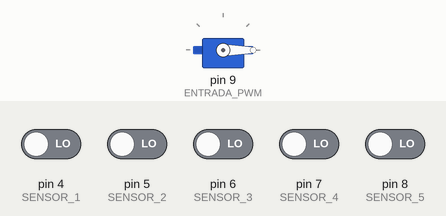
Simulated run of this sketch. Board: Arduino Uno, built with avr-gcc and run on an emulated ATmega328P. On the bench: servo. The inputs (shaded band) are chosen by the test bench; at power-on: pin 4 (SENSOR_1), pin 5 (SENSOR_2), pin 6 (SENSOR_3), pin 7 (SENSOR_4), pin 8 (SENSOR_5) LOW.

Above: at 2.05 s.
At 20.95 s:
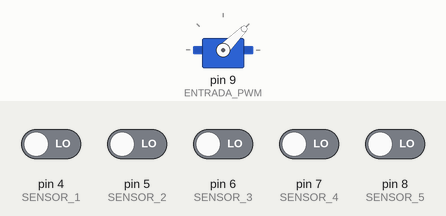
Timing chart, 0 to 30.6 s (numbered marks = the images above):
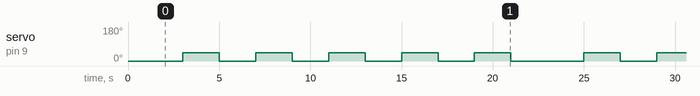

Measured:
- by itself, servo on pin 9 (ENTRADA_PWM): repeats every 22.0 s: 4 × (0° 2.0 s, 45° 2.0 s), 0° 4.0 s, 45° 2.0 s

The sketch:

servo_ponte_h.ino
```cpp
#include <Servo.h>
#include <SPI.h>
#include <Ethernet.h>

//define
#define SENSOR_1 4 // ração
#define SENSOR_2 5 // ração
#define SENSOR_3 6 // ração
#define SENSOR_4 7 // ração
#define SENSOR_5 8 // presença
#define ENTRADA_PWM 9 //servo (pwm)

//variaveis globais
Servo servo_pote; //Servo instalado no pote
int sensor1 = 0, sensor2 = 0, sensor3 = 0, sensor4 = 0, sensor5 = 0; //Leitura dos sensores
String readString;

//Informacoes de endereco IP, gateway, mascara de rede
byte mac[] = { 0xA4, 0x28, 0x72, 0xCA, 0x55, 0x2F };
byte ip[] = { 192, 168, 0, 160 };
byte gateway[] = { 192, 168, 0, 1 };
byte subnet[] = { 255, 255, 255, 0 };
EthernetServer server(80);

void setup() {
  //Servo
  servo_pote.attach(ENTRADA_PWM);  // Pino 9 (PWM) destinado ao servo
  servo_pote.write(0); //Posição inicial do servo

  //Sensores
  pinMode(SENSOR_1,INPUT); //seta sensores
  pinMode(SENSOR_2,INPUT);
  pinMode(SENSOR_3,INPUT);
  pinMode(SENSOR_4,INPUT);
  pinMode(SENSOR_5,INPUT);

  //Inicializa Ethernet Shield
  Ethernet.begin(mac, ip, gateway, subnet);
  server.begin();

  delay(2000);
}

//Rotina de acionamento do servo
void aciona_servo(boolean turn){
  if(turn){
    //Rotaciona o pote
      servo_pote.write(45);
      delay(2000);
      //Para a rotação
      servo_pote.write(0);
      delay(2000);
  }else{
    //Para a rotação
    servo_pote.write(0);
  }
}

//Rotina do monitoramento de status dos sensores
void sensors_to_servo(){
  int r[5],i;
  r[0] = digitalRead(SENSOR_1);
  r[1] = digitalRead(SENSOR_2);
  r[2] = digitalRead(SENSOR_3);
  r[3] = digitalRead(SENSOR_4);
  r[4] = digitalRead(SENSOR_5);

  for(i=0; i<5; i++){
    if(r[i] = HIGH) aciona_servo(true);
    else aciona_servo(false);
  }

}

//Comunicação com Website do SmartPetBowl
void web_client_ethernetShield(){
  EthernetClient client = server.available();
  if (client) {
    while (client.connected())
    {
      if (client.available())
      {
        char c = client.read();
        if (readString.length() < 100) {
          readString += c;
        }
        if (c == '\n')
        {
          //Controle do servo motor do pote
          if (readString.indexOf("?abrir") > 0) aciona_servo(true); //Liga o servo

          readString = "";

          delay(1);
          client.stop();
        }
      }
    }
  }
}

void loop() {
  //verifica se algum dado foi recebido
  web_client_ethernetShield();
  delay(1000);
  //verifica sensores
  sensors_to_servo();
  delay(1000);
}
```
